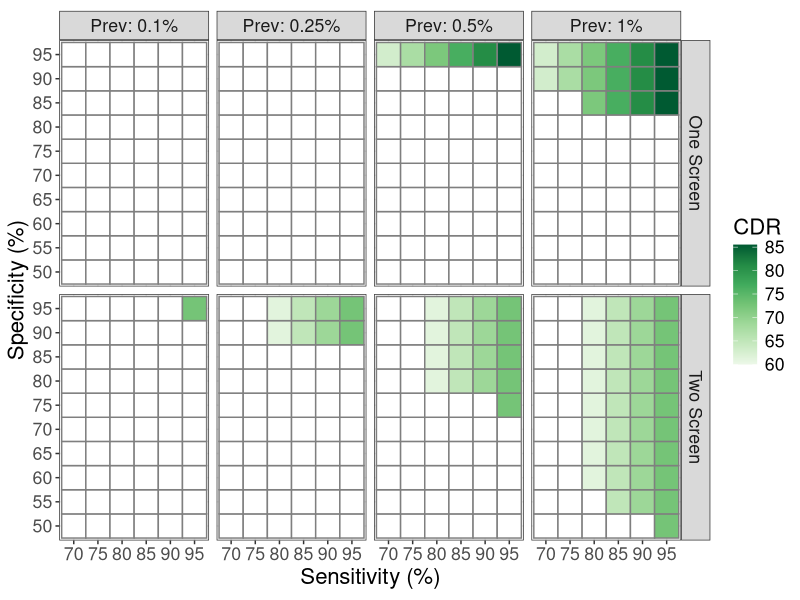

The R source for this figure: (Note: this script raises an error after producing the figure.)
#Unconstrained accuracy analysis
#Both sensitivity and specificity vary simultaneously


# Packages and base set-up ------------------------------------------------
library(tidyverse)
library(svglite)
options(scipen = 999)
rm(list=ls())
N=100000 #screening population size

vals=c(0.4,0.45,0.5,0.55,0.6,0.65,0.7,0.75,0.80,0.85,0.90,0.95)
startedPrevs=c(0.001,0.0025,0.005,0.01)

confSens=0.9
confSpec=0.96


# One Screen Algorithm ----------------------------------------------------

for (p in 1:4){
  prev=startedPrevs[p]
  
  #sens1
  for (i in 1: length(vals)){
    for (j in 1:length(vals)){
      
    
    sens1=vals[i]
    spec1=vals[j]
    
    TBP=prev*N
    TBN=(1-prev)*N
    
    FP1=TBN*(1-spec1)
    FP2=FP1*(1-confSpec)
    TN1=TBN*(spec1)
    TN2=FP1*confSpec
    
    TP1=TBP*sens1
    TP2=TP1*confSens
    FN1=TBP*(1-sens1)
    FN2=TP1*(1-confSens)
    
    totalScreenPos=TP1+FP1
    preTestPrev=(TP1/totalScreenPos)
    percCorTB=TP2/TBP
    
    outIntermediate=t(c(prev,sens1,spec1,TBP, FP1,TP1,FN1,TN1,FP2,TP2,totalScreenPos,preTestPrev,percCorTB))
    outIntermediate=data.frame((outIntermediate))
    
    
    if (i==1& p==1){
      out=outIntermediate
    }else{
      out=rbind(out,outIntermediate)
    }
    
    
  }
  }
}



colnames(out)=c("prev","sens1","spec1","numTB" ,"FP1","TP1","FN1","TN1","FP2","TP2","totalScreenPos","preTestPrev","percCorTB")

outFinal=out
outFinal$prev=factor(outFinal$prev*100)
outFinal$screenRatio=outFinal$totalScreenPos/outFinal$TP1
outFinal$numDiagnostic=outFinal$TP1+outFinal$FP1
outFinal$yield=100*(outFinal$TP2/outFinal$numDiagnostic)

oneScreen=outFinal
oneScreen$alg="one_screen"
###acceptable combinations
accCombOneSc=oneScreen %>% select(prev, alg,sens1,spec1,preTestPrev,percCorTB)


# Two Screen Algorithm ----------------------------------------------------

cxrSpec=0.70
cxrSens=0.85

screenCost=7

for (p in 1:4){
  prev=startedPrevs[p]
  
  #sens1
  for (i in 1: length(vals)){
    for (j in 1:length(vals)){
    spec1=vals[i]
    sens1=vals[j]
    TBP=prev*N
    TBN=(1-prev)*N
    
    FP1=TBN*(1-spec1)
    FP2=FP1*(1-cxrSpec)
    TN1=TBN*(spec1)
    TN2=FP1*cxrSpec
    
    TP1=TBP*sens1
    TP2=TP1*cxrSens
    FN1=TBP*(1-sens1)
    FN2=TP1*(1-cxrSens)
    
    FP3=FP2*(1-confSpec)
    TB3=FP2*confSpec
    TP3=TP2*confSens
    FN3=TP2*(1-confSens)
    
    screen1Pos=TP1+FP1
    cxrScreenPos=TP2+FP2
    preTestPrev=(TP2/cxrScreenPos)
    percCorTB=TP3/TBP
    

    outIntermediate=t(c(prev,sens1,spec1,TBP, FP1,TP1,FN1,TN1,FP2,TP2,FP3,TP3,screen1Pos,cxrScreenPos,preTestPrev,percCorTB))
    outIntermediate=data.frame((outIntermediate))
    
    
    if (i==1& p==1){
      out=outIntermediate
    }else{
      out=rbind(out,outIntermediate)
    }
    
    }
  }
  
}



colnames(out)=c("prev","sens1","spec1","TBP", "FP1","TP1","FN1","TN1","FP2","TP2","FP3","TP3","screen1Pos","cxrScreenPos","preTestPrev","percCorTB")

outFinal=out

outFinal$prev=factor(outFinal$prev*100)
outFinal$numDiagnostic=outFinal$TP2+outFinal$FP2
outFinal$yield=100*(outFinal$TP3/outFinal$numDiagnostic)
outFinal=outFinal %>% group_by(prev)

twoScreen=outFinal
twoScreen$alg="two_screen"
accCombTwoSc=twoScreen  %>% select(prev, alg,sens1,spec1,preTestPrev,percCorTB)


###Final Acceptable Combinations for both algorithms
final=rbind(accCombOneSc,accCombTwoSc)
final=final %>% filter(sens1>0.68)
final=final %>% filter(spec1>=0.5)
final$prev=paste("Prev: ",final$prev,"%",sep="")

final$alg_labs="One Screen"
final$alg_labs[final$alg=="two_screen"]="Two Screen"

final2=final 
final2$sens1=final2$sens1*100
final2$spec1=final2$spec1*100 
final2$prod=-final2$sens1*final2$spec1
final2$sens1=factor(final2$sens1)
final2$spec1=factor(final2$spec1)


final2$include=0
final2$include[final2$percCorTB>0.6&final2$preTestPrev>0.05]=1
final2$CDR=final2$percCorTB*100
final2$CDR[final2$include==0]=NA

final2$`Post-screen prevalence`=final2$preTestPrev*100
final2$`Post-screen prevalence`[final2$include==0]=NA


library(RColorBrewer)

fig4a=ggplot(final2,aes(sens1,spec1,fill=CDR))+geom_tile(color = "grey50",
                                                   lwd = 0.5,
                                                   linetype = 1)+facet_grid(cols=vars(prev),rows=vars(alg_labs))+theme_bw()+xlab("Sensitivity (%)")+ylab("Specificity (%)")+
  theme(text=element_text(size=16))+
  scale_fill_distiller(palette="Greens",na.value = "white",direction=1,limits=c(60, max(final2$CDR)+5))+coord_fixed()

fig4a

ggsave(file="/Users/adenooy/Library/CloudStorage/OneDrive-Personal/AMC/TB/Screening Paper/Revision 1 - LGH/figures/Screening Figure 4a.svg", plot=fig4a, width=10, height=6)


fig4b=ggplot(final2,aes(sens1,spec1,fill=`Post-screen prevalence`))+geom_tile(color = "grey50",
                                                   lwd = 0.5,
                                                   linetype = 1)+facet_grid(cols=vars(prev),rows=vars(alg_labs))+theme_bw()+xlab("Sensitivity (%)")+ylab("Specificity (%)")+
  theme(text=element_text(size=16))+
  scale_fill_distiller(palette=7,na.value = "white",direction=1,limits=c(5, 38),breaks = seq(5, 40, by = 5))+coord_fixed()

fig4b
ggsave(file="/Users/adenooy/Library/CloudStorage/OneDrive-Personal/AMC/TB/Screening Paper/Revision 1 - LGH/figures/Screening Figure4b.svg", plot=fig4b, width=10, height=6)
